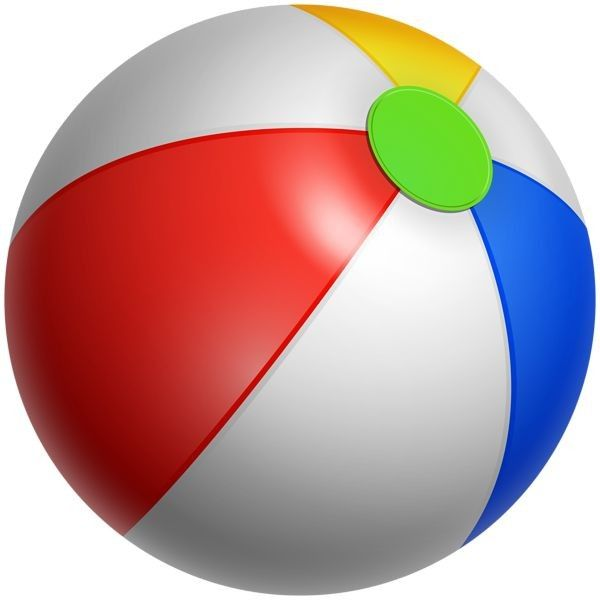
#> input picture bola.jpg, 600 x 600 px
$ jupyter execute Operasi_Sinyal_Citraa.ipynb
#> lines starting #> are read from the running program, lines starting #| are printed output that depends on the picture
[cell 1]
import numpy as np
import matplotlib.pyplot as plt

# 1. Menentukan rentang nilai n (0 sampai 30)
n = np.arange(0, 31)

# 2. Membuat Sinyal Pertama: x1[n] = sin(0.5 * pi * n)
x1 = np.sin(0.5 * np.pi * n)

# 3. Membuat Sinyal Kedua: x2[n] (Unit Step dengan pergeseran n >= 5)
# Menggunakan np.where: bernilai 1 jika n >= 5, dan 0 jika n < 5
x2 = np.where(n >= 5, 1, 0)

# 4. Visualisasi Sinyal Menggunakan Matplotlib
plt.figure(figsize=(12, 8))

# Plot Sinyal Pertama x1[n]
plt.subplot(2, 1, 1)
plt.stem(n, x1, linefmt='b-', markerfmt='bo', basefmt='r-')
plt.title('Sinyal Pertama: $x_1[n] = \\sin(0.5 \\pi n)$', fontsize=12)
plt.xlabel('Nilai n')
plt.ylabel('Amplitudo')
plt.grid(True)

# Plot Sinyal Kedua x2[n]
plt.subplot(2, 1, 2)
plt.stem(n, x2, linefmt='g-', markerfmt='go', basefmt='r-')
plt.title('Sinyal Kedua: $x_2[n]$ (Unit Step, $n \\geq 5$)', fontsize=12)
plt.xlabel('Nilai n')
plt.ylabel('Amplitudo')
plt.grid(True)

# Menampilkan semua plot
plt.tight_layout()
plt.show()

[cell 2]
import numpy as np
import matplotlib.pyplot as plt

# Definisi rentang n dan sinyal asal
n = np.arange(0, 31)
x1 = np.sin(0.5 * np.pi * n)
x2 = np.where(n >= 5, 1, 0)

# Operasi Penjumlahan
y = x1 + x2

# Visualisasi
plt.figure(figsize=(12, 10))

# Plot x1[n]
plt.subplot(3, 1, 1)
plt.stem(n, x1, linefmt='b-', markerfmt='bo', basefmt='r-')
plt.title('Sinyal Asli $x_1[n] = \\sin(0.5 \\pi n)$')
plt.ylabel('Amplitudo')
plt.grid(True)

# Plot x2[n]
plt.subplot(3, 1, 2)
plt.stem(n, x2, linefmt='g-', markerfmt='go', basefmt='r-')
plt.title('Sinyal Asli $x_2[n]$ (Unit Step $n \\geq 5$)')
plt.ylabel('Amplitudo')
plt.grid(True)

# Plot Hasil Penjumlahan y[n]
plt.subplot(3, 1, 3)
plt.stem(n, y, linefmt='m-', markerfmt='mo', basefmt='r-')
plt.title('Sinyal Hasil Penjumlahan: $y[n] = x_1[n] + x_2[n]$')
plt.xlabel('Nilai n')
plt.ylabel('Amplitudo')
plt.grid(True)

plt.tight_layout()
plt.show()

[cell 3]
import numpy as np
import matplotlib.pyplot as plt

# Gunakan rentang n yang sedikit lebih luas agar pergeseran tidak terpotong
n = np.arange(-5, 35)

# Sinyal asli x[n] (sinusoid, bernilai 0 di luar rentang 0-30 agar terlihat jelas pergeserannya)
x = np.where((n >= 0) & (n <= 30), np.sin(0.5 * np.pi * n), 0)

# Operasi Penggeseran
# y = x[n - k]
k1, k2, k3 = -3, 0, 4

y_k_negatif = np.where(((n - k1) >= 0) & ((n - k1) <= 30), np.sin(0.5 * np.pi * (n - k1)), 0)
y_k_nol     = np.where(((n - k2) >= 0) & ((n - k2) <= 30), np.sin(0.5 * np.pi * (n - k2)), 0)
y_k_positif = np.where(((n - k3) >= 0) & ((n - k3) <= 30), np.sin(0.5 * np.pi * (n - k3)), 0)

# Perbandingan dalam Satu Gambar (Subplot)
plt.figure(figsize=(12, 12))

plt.subplot(3, 1, 1)
plt.stem(n, y_k_negatif, linefmt='c-', markerfmt='co', basefmt='r-')
plt.title(f'Sinyal Hasil Penggeseran $y[n] = x[n - ({k1})]$ (Maju / Advance)')
plt.grid(True)

plt.subplot(3, 1, 2)
plt.stem(n, y_k_nol, linefmt='b-', markerfmt='bo', basefmt='r-')
plt.title(f'Sinyal Asli $y[n] = x[n - {k2}]$')
plt.grid(True)

plt.subplot(3, 1, 3)
plt.stem(n, y_k_positif, linefmt='g-', markerfmt='go', basefmt='r-')
plt.title(f'Sinyal Hasil Penggeseran $y[n] = x[n - {k3}]$ (Mundur / Delay)')
plt.xlabel('Nilai n')
plt.grid(True)

plt.tight_layout()
plt.show()
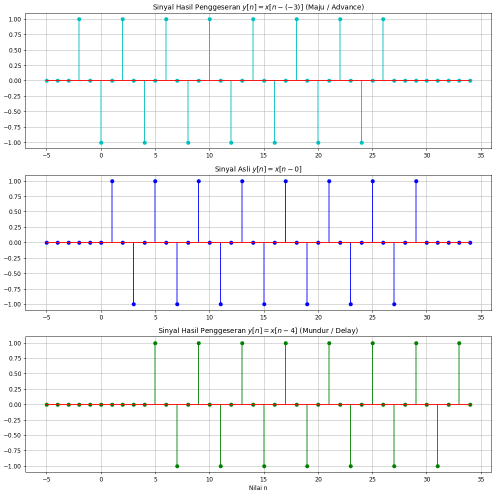
#> figure drawn by matplotlib, 3 panels; panel 1: curve peaks at x = -2, y = 1; panel 2: curve peaks at x = 1, y = 1; panel 3: curve peaks at x = 5, y = 1

[cell 4]
import numpy as np
import matplotlib.pyplot as plt

# Gunakan rentang n yang sedikit lebih luas agar pergeseran tidak terpotong
n = np.arange(-5, 35)

# Sinyal asli x[n] (sinusoid, bernilai 0 di luar rentang 0-30 agar terlihat jelas pergeserannya)
x = np.where((n >= 0) & (n <= 30), np.sin(0.5 * np.pi * n), 0)

# Operasi Penggeseran
k1, k2, k3 = -3, 0, 4

y_k_negatif = np.where(((n - k1) >= 0) & ((n - k1) <= 30), np.sin(0.5 * np.pi * (n - k1)), 0)
y_k_nol     = np.where(((n - k2) >= 0) & ((n - k2) <= 30), np.sin(0.5 * np.pi * (n - k2)), 0)
y_k_positif = np.where(((n - k3) >= 0) & ((n - k3) <= 30), np.sin(0.5 * np.pi * (n - k3)), 0)

# Visualisasi Perbandingan dalam Satu Gambar (Bertumpuk)
plt.figure(figsize=(12, 6))

# Plot k = -3 (Maju / Warna Sian) - digeser sedikit agar tidak menutupi garis lain sepenuhnya jika nilainya sama
plt.stem(n - 0.1, y_k_negatif, linefmt='c--', markerfmt='cx', basefmt=' ', label=f'Maju: x[n - ({k1})] = x[n + 3]')

# Plot k = 0 (Sinyal Asli / Warna Biru)
plt.stem(n, y_k_nol, linefmt='b-', markerfmt='bo', basefmt='r-', label=f'Sinyal Asli: x[n]')

# Plot k = 4 (Mundur / Warna Hijau)
plt.stem(n + 0.1, y_k_positif, linefmt='g-.', markerfmt='gs', basefmt=' ', label=f'Mundur / Delay: x[n - {k3}]')

# Pengaturan Tambahan Grafik
plt.title('Perbandingan Hasil Penggeseran Sinyal dalam Satu Gambar', fontsize=14)
plt.xlabel('Nilai n', fontsize=12)
plt.ylabel('Amplitudo', fontsize=12)
plt.axhline(0, color='black', linewidth=1)
plt.grid(True, linestyle=':', alpha=0.6)
plt.legend(loc='upper right', fontsize=10)

plt.show()
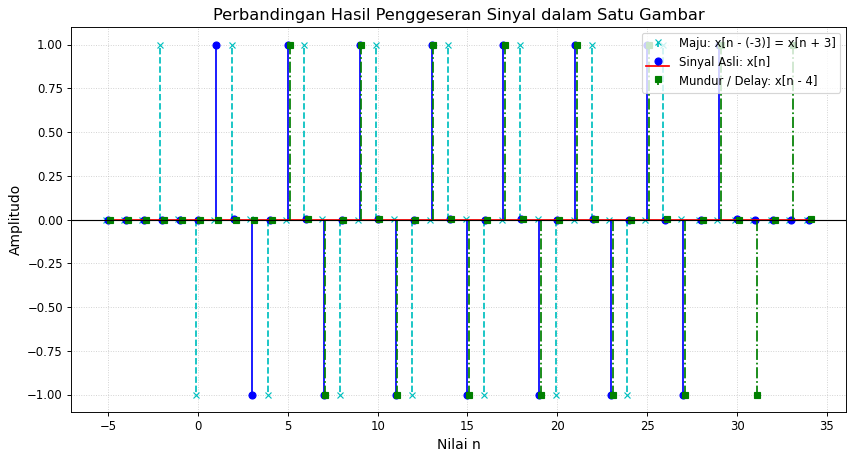
#> figure drawn by matplotlib, 1 panel; curve peaks at x = -2.1, y = 1; curve peaks at x = 1, y = 1

[cell 5]
import numpy as np
import matplotlib.pyplot as plt

# 1. Menentukan rentang nilai n (0 sampai 15 agar visualisasi lebih rapat dan jelas)
n = np.arange(0, 16)

# 2. Membuat Sinyal Asli: x[n] = sin(0.5 * pi * n)
x = np.sin(0.5 * np.pi * n)

# 3. Menentukan variasi nilai alpha (skalar pengali)
alphas = [0.5, 1, 2, -1]
colors = ['orange', 'blue', 'green', 'red']

# 4. Visualisasi Sinyal
plt.figure(figsize=(10, 12))

# Subplot 1: Sinyal Asli
plt.subplot(5, 1, 1)
plt.stem(n, x, basefmt='r-')
plt.title('Sinyal Asli $x[n] = \\sin(0.5 \\pi n)$', fontsize=11)
plt.ylabel('Amplitudo')
plt.grid(True, linestyle=':', alpha=0.6)

# Subplot 2 sampai 5: Hasil Perkalian Skalar (Amplifikasi)
for i, alpha in enumerate(alphas):
    y = alpha * x
    plt.subplot(5, 1, i + 2)
    markerline, stemlines, baseline = plt.stem(n, y, basefmt='r-')

    # Memberikan warna khusus pada tiap variasi alpha agar mudah dibedakan
    plt.setp(markerline, 'color', colors[i])
    plt.setp(stemlines, 'color', colors[i])

    plt.title(f'Sinyal Hasil Amplifikasi dengan $\\alpha = {alpha}$', fontsize=11)
    plt.ylabel('Amplitudo')
    plt.grid(True, linestyle=':', alpha=0.6)

plt.xlabel('Nilai n')
plt.tight_layout()
plt.show()
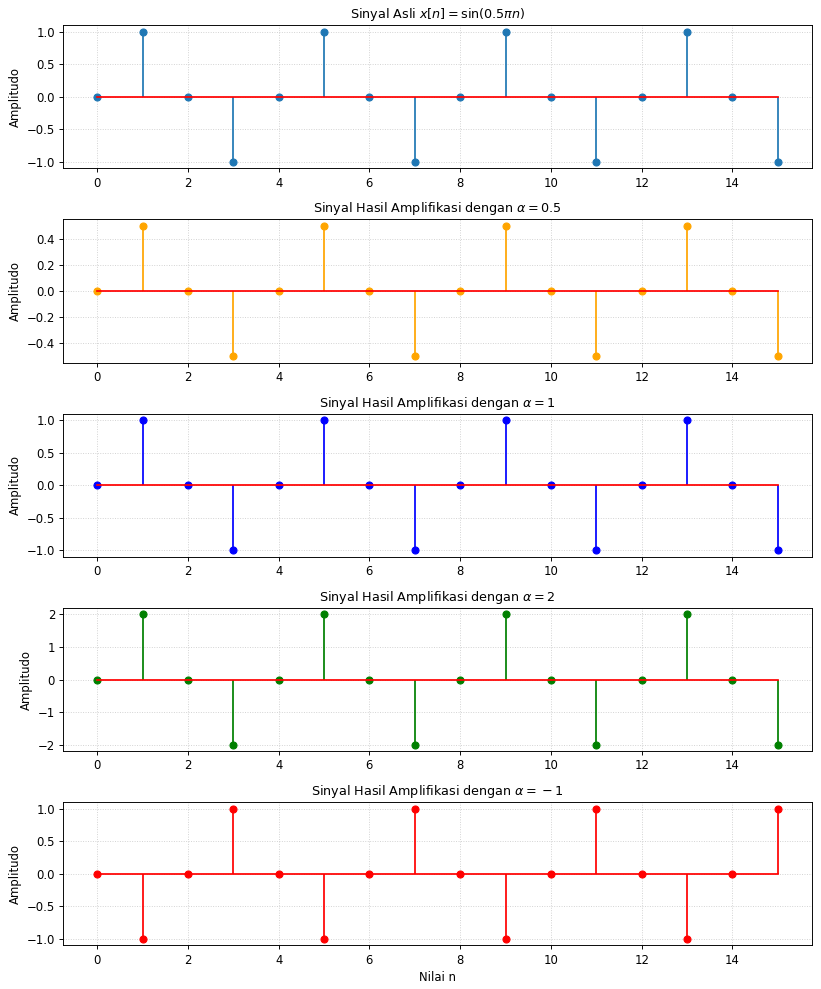
#> figure drawn by matplotlib, 5 panels; panel 1: curve peaks at x = 1, y = 1; panel 2: curve peaks at x = 1, y = 0.5; panel 3: curve peaks at x = 1, y = 1; panel 4: curve peaks at x = 1, y = 2

[cell 6]
import cv2
import numpy as np
import matplotlib.pyplot as plt

img_bgr = cv2.imread('bola.jpg')
#> img_bgr is the input picture: shape (600, 600, 3); mean B, G, R 156.6, 158.1, 189.9
if img_bgr is None:
    raise FileNotFoundError("Upload bola.jpg ke Colab.")
img_rgb = cv2.cvtColor(img_bgr, cv2.COLOR_BGR2RGB)
ukuran_citra=img_rgb.shape
tipe_data=img_rgb.dtype
nilai_min=np.min(img_rgb)
#> nilai_min = 0
nilai_max=np.max(img_rgb)
#> nilai_max = 255
plt.figure(figsize=(6,6))
plt.imshow(img_rgb)
plt.title("Citra Asli (Bola Pantai)")
plt.axis('off')
plt.show()
print("============ INFORMASI CITRA ============")
print(f"Ukuran: {ukuran_citra[1]} x {ukuran_citra[0]}")
#| Ukuran: 600 x 600
print(f"Channel: {ukuran_citra[2]} RGB")
#| Channel: 3 RGB
print(f"Tipe data: {tipe_data}")
#| Tipe data: uint8
print(f"Nilai min: {nilai_min}")
#| Nilai min: 0
print(f"Nilai max: {nilai_max}")
#| Nilai max: 255

[cell 7]
import cv2
import numpy as np
import matplotlib.pyplot as plt

# --- 1. MEMPERSIAPKAN CITRA PERTAMA (Dari Bagian B.1) ---
# Menggunakan variabel img_rgb yang sudah sukses dimuat di cell sebelumnya
if 'img_rgb' in locals():
    img1 = img_rgb.copy()
else:
    # Antisipasi jika cell sebelumnya belum di-run
    img1 = np.ones((600, 800, 3), dtype=np.uint8) * 255

# --- 2. Membaca citra kedua (bola diputar)
img2 = cv2.imread('bola.jpg')
img2 = cv2.cvtColor(img2, cv2.COLOR_BGR2RGB)
img2 = cv2.rotate(img2, cv2.ROTATE_90_CLOCKWISE)
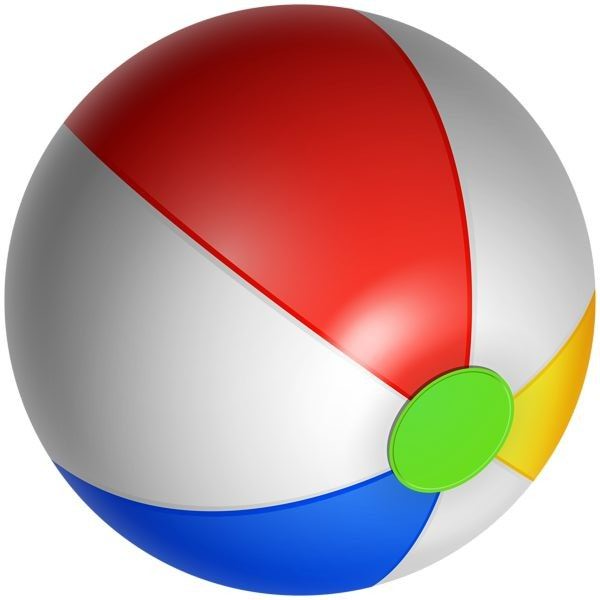
#> img2: shape (600, 600, 3); mean R, G, B 189.9, 158.1, 156.6

# --- 3. PROSES RESIZING (Penyelarasan Ukuran) ---
# Mengecek apakah ukuran citra 1 dan citra 2 berbeda
h1, w1, _ = img1.shape
h2, w2, _ = img2.shape

resizing_terjadi = False
if (h1 != h2) or (w1 != w2):
    # Menyamakan ukuran citra kedua mengikuti resolusi citra pertama
    img2_resized = cv2.resize(img2, (w1, h1), interpolation=cv2.INTER_LINEAR)
    resizing_terjadi = True
else:
    img2_resized = img2.copy()

# --- 4. OPERASI PENJUMLAHAN CITRA ---
# cv2.add mengimplementasikan teknik 'Clipping' secara otomatis (nilai max 255)
citra_hasil = cv2.add(img1, img2_resized)
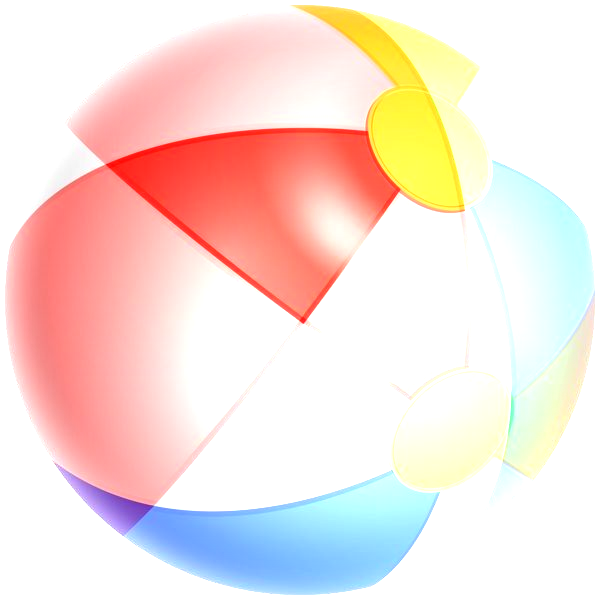
#> citra_hasil: shape (600, 600, 3); mean R, G, B 245.9, 224, 217.3

# --- 5. MENAMPILKAN OUTPUT GRAFIK ---
plt.figure(figsize=(15, 5))

plt.subplot(1, 3, 1)
plt.imshow(img1)
plt.title(f'Citra 1 (Bola Pantai)\nUkuran: {w1}x{h1}')
plt.axis('off')

plt.subplot(1, 3, 2)
plt.imshow(img2_resized)
plt.title(f'Citra 2 (Koin - Resized)\nUkuran Baru: {img2_resized.shape[1]}x{img2_resized.shape[0]}')
plt.axis('off')

plt.subplot(1, 3, 3)
plt.imshow(citra_hasil)
plt.title('Citra Hasil Penjumlahan')
plt.axis('off')

plt.tight_layout()
plt.show()

# --- 6. PENJELASAN PROSES RESIZING ---
print("\n============ 4. PENJELASAN PROSES RESIZING ============")
if resizing_terjadi:
    print(f"-> Terjadi perbedaan resolusi awal:")
    print(f"   Citra 1 berukuran {w1}x{h1} piksel, sedangkan Citra 2 berukuran {w2}x{h2} piksel.")
    print(f"-> Tindakan: Dilakukan resizing pada Citra 2 menggunakan fungsi `cv2.resize()`")
    print(f"   dengan metode interpolasi bilinear (`INTER_LINEAR`) menjadi {w1}x{h1} piksel.")
    print(f"   Hasilnya, kedua matriks citra sekarang sinkron dan siap dijumlahkan elemen-per-elemen.")
else:
    print("-> Kedua citra sudah memiliki ukuran yang sama sejak awal, tidak diperlukan resizing.")
print("=======================================================")

[cell 8]
import cv2
import numpy as np
import matplotlib.pyplot as plt

# 1. Mengambil citra asli dari cell B.1
if 'img_rgb' in locals():
    img_asli = img_rgb.copy()
else:
    # Backup jika cell sebelumnya belum dijalankan
    img_asli = np.ones((600, 800, 3), dtype=np.uint8) * 255
    cv2.circle(img_asli, (400, 300), 100, (255, 0, 0), -1)

# Mendapatkan dimensi citra (Tinggi, Lebar)
h, w, _ = img_asli.shape

# 2. Menentukan kombinasi pergeseran sesuai soal
kombinasi = [
    {"di": 30, "dj": 0,  "label": "T1: di=30, dj=0 (Turun)"},
    {"di": 0,  "dj": 30, "label": "T2: di=0, dj=30 (Kanan)"},
    {"di": 30, "dj": 30, "label": "T3: di=30, dj=30 (Diagonal)"}
]

Citra_hasil_list = []

# 3. Melakukan Translasi menggunakan Matriks Affine 2x3
for shift in kombinasi:
    di = shift["di"]
    dj = shift["dj"]

    # Matriks Transformasi M = [[1, 0, dj], [0, 1, di]]
    M = np.float32([[1, 0, dj], [0, 1, di]])

    # Menggeser citra. Area kosong akan otomatis diisi warna hitam (0) oleh OpenCV
    img_shifted = cv2.warpAffine(img_asli, M, (w, h))
    Citra_hasil_list.append(img_shifted)
#> this loop made 3 passes
#> pass 1, `img_shifted = cv2.warpAffine(img_asli, M, (w, h))`:
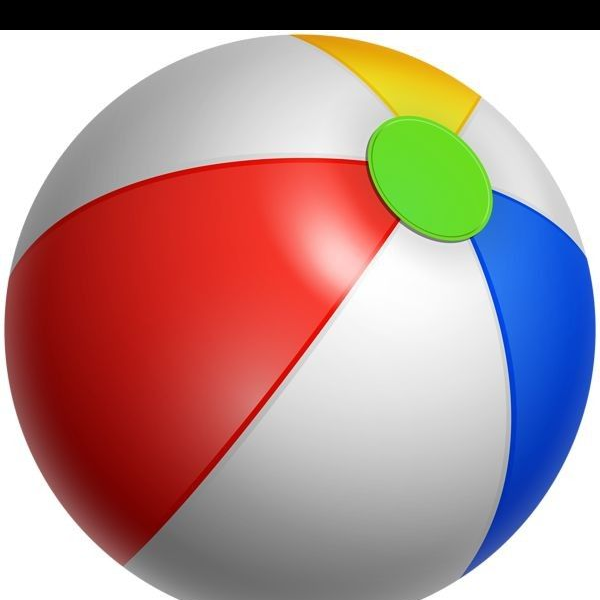
#> img_shifted: shape (600, 600, 3); mean R, G, B 178.6, 146.8, 145.3
#> pass 3, `img_shifted = cv2.warpAffine(img_asli, M, (w, h))`:
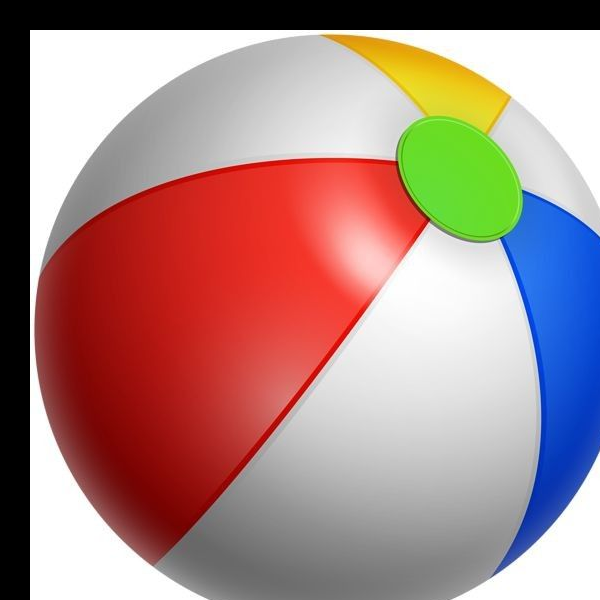
#> img_shifted: shape (600, 600, 3); mean R, G, B 169.1, 136.7, 133.8
#> after the loop, Citra_hasil_list = 3 items

# 4. Menampilkan Grafik Perbandingan
plt.figure(figsize=(16, 10))

plt.subplot(2, 2, 1)
plt.imshow(img_asli)
plt.title('1. Citra Asli', fontsize=12)
plt.axis('on')

plt.subplot(2, 2, 2)
plt.imshow(Citra_hasil_list[0])
plt.title(f'2. {kombinasi[0]["label"]}', fontsize=12)
plt.axis('on')

plt.subplot(2, 2, 3)
plt.imshow(Citra_hasil_list[1])
plt.title(f'3. {kombinasi[1]["label"]}', fontsize=12)
plt.axis('on')

plt.subplot(2, 2, 4)
plt.imshow(Citra_hasil_list[2])
plt.title(f'4. {kombinasi[2]["label"]}', fontsize=12)
plt.axis('on')

plt.tight_layout()
plt.show()

# =========================================================================
# 5. KODE TAMBAHAN: OTOMATIS MENCETAK PENJELASAN AREA KOSONG SETELAH RUN
# =========================================================================
print("\n================= PENJELASAN AREA KOSONG SETELAH TRANSLASI =================")
print("1. Mengapa Area Kosong Muncul?:")
print("   Operasi translasi memindahkan seluruh piksel asli ke koordinat yang baru.")
print("   Ketika gambar digeser ke kanan (+dj) atau ke bawah (+di), baris dan kolom")
print("   piksel pada bagian paling atas dan kiri akan 'ditinggalkan' tanpa data.")
print("")
print("2. Karakteristik Fisik Area Kosong:")
print("   Karena ukuran kanvas gambar dipaksa tetap sama (800x600 piksel), OpenCV")
print("   secara otomatis mengisi koordinat yang kosong tersebut dengan nilai default 0.")
print("   Dalam domain warna, nilai 0 berarti ketiadaan cahaya, sehingga area kosong")
print("   tersebut secara visual tampak sebagai warna hitam pekat (Black Padding).")
print("")
print("3. Dampak Kehilangan Informasi (Clipping):")
print("   Munculnya area kosong hitam di satu sisi berbanding lurus dengan terbuangnya")
print("   data piksel di sisi sebaliknya. Piksel yang terdorong melebihi batas bingkai")
print("   kanvas (kanan dan bawah) akan dipotong dan hilang dari memori citra.")
print("============================================================================")

[cell 9]
import cv2
import numpy as np
import matplotlib.pyplot as plt

# 1. Mengambil citra asli dari cell B.1 (diubah ke Grayscale agar visualisasi histogram lebih mudah dipahami)
if 'img_rgb' in locals():
    img_gray = cv2.cvtColor(img_rgb, cv2.COLOR_RGB2GRAY)
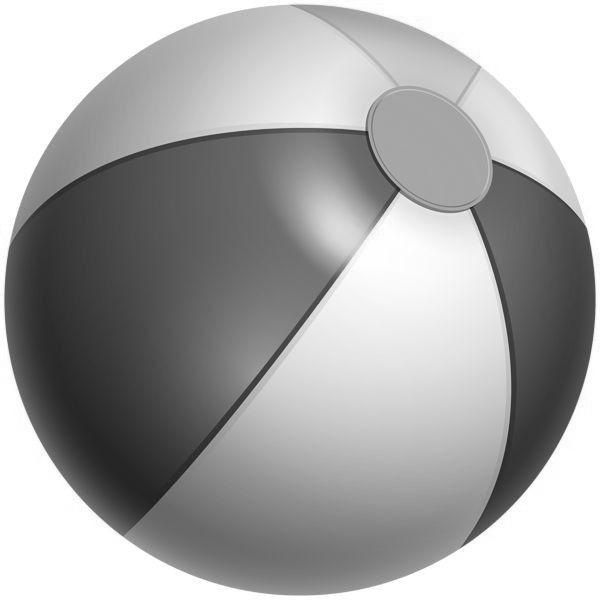
#> img_gray: shape (600, 600); min 25, max 255, mean 167.5
else:
    # Backup jika belum di-run
    img_gray = (np.indices((300, 300))[0] / 300.0 * 255).astype(np.uint8)

# 2. Menentukan variasi nilai alpha yang diminta soal
alphas = [0.5, 1, 1.5, 2]

# 3. Membuat visualisasi subplot (4 baris x 2 kolom: Sisi kiri Citra, Sisi kanan Histogram)
plt.figure(figsize=(14, 18))

for i, alpha in enumerate(alphas):
    # Rumus operasi: I'(i,j) = alpha * I(i,j)
    # Menggunakan cv2.multiply untuk penanganan otomatis clipping/saturasi di angka 255
    img_amplified = cv2.multiply(img_gray, np.array([float(alpha)]))

    # ---- KOLOM 1: MENAMPILKAN CITRA ----
    plt.subplot(4, 2, 2*i + 1)
    plt.imshow(img_amplified, cmap='gray', vmin=0, vmax=255)
    if alpha == 1:
        plt.title(f'Citra Asli ($\\alpha = {alpha}$)', fontsize=12, fontweight='bold')
    else:
        plt.title(f'Citra Hasil Amplifikasi ($\\alpha = {alpha}$)', fontsize=12)
    plt.axis('off')

    # ---- KOLOM 2: MENAMPILKAN HISTOGRAM ----
    plt.subplot(4, 2, 2*i + 2)
    # Meratakan matriks menjadi 1D dengan .ravel() untuk membuat histogram
    plt.hist(img_amplified.ravel(), bins=256, range=(0, 256), color='purple', alpha=0.7)
    plt.title(f'Histogram Sinyal Piksel ($\\alpha = {alpha}$)', fontsize=11)
    plt.xlabel('Intensitas Piksel (0 - 255)')
    plt.ylabel('Frekuensi Kemunculan')
    plt.grid(True, linestyle=':', alpha=0.6)
#> this loop made 4 passes
#> pass 1, `img_amplified = cv2.multiply(img_gray, np.array([float(alpha)]))`:
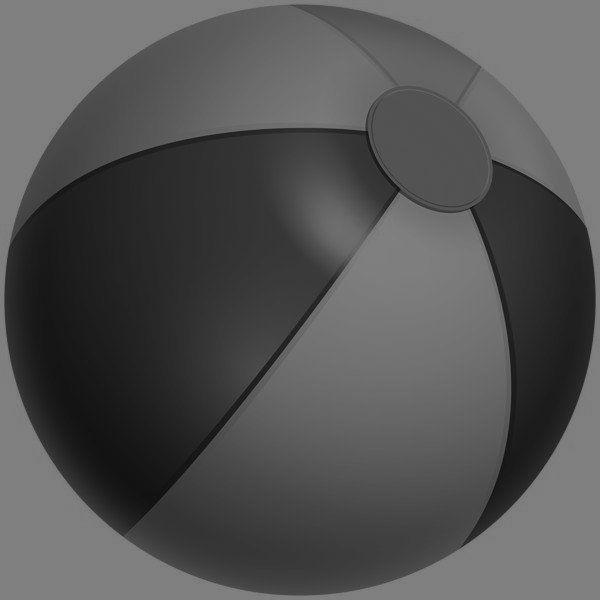
#> img_amplified: shape (600, 600); min 12, max 128, mean 83.8
#> pass 3, `img_amplified = cv2.multiply(img_gray, np.array([float(alpha)]))`:
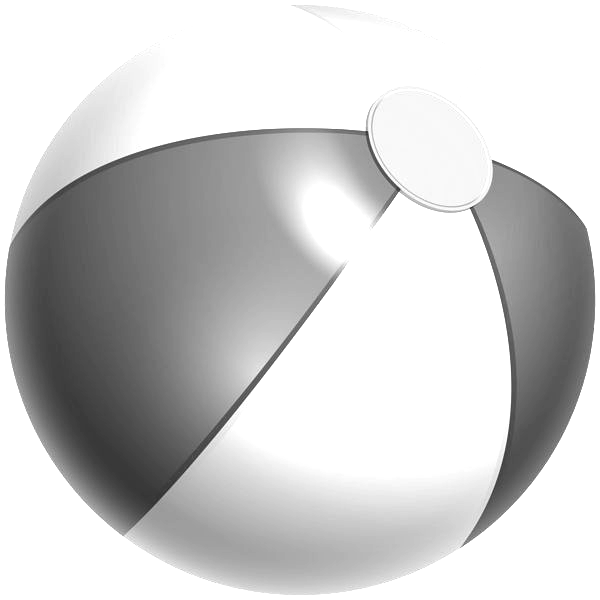
#> img_amplified: shape (600, 600); min 38, max 255, mean 205.1

plt.tight_layout()
plt.show()
#> (the rest of the program and of its run is left out)
